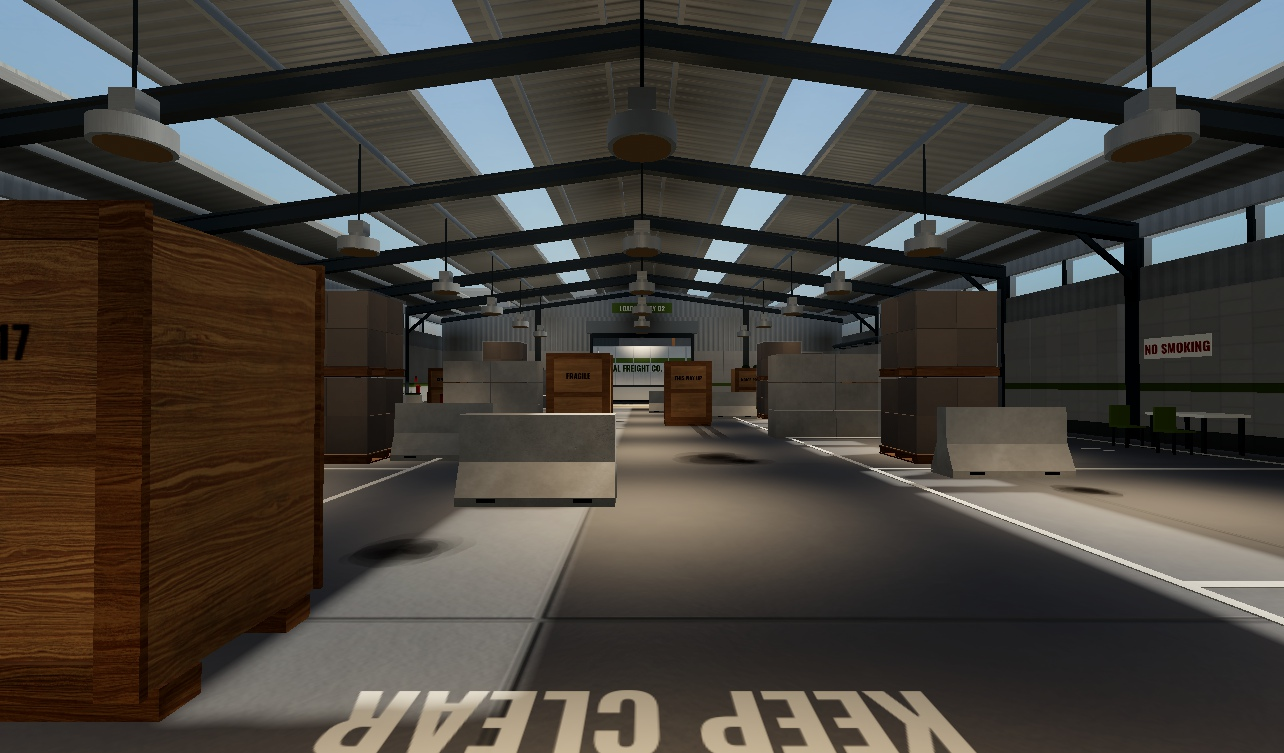
#> input picture captures/warehouse2/final/new_wh12_long_axis_to_north_door.png, 1284 x 753 px, found by its file name
$ python wh2_mood.py ../captures/warehouse2/final/new_wh12_long_axis_to_north_door.png
#> lines starting #> are read from the running program, lines starting #| are printed output that depends on the picture
"""Warehouse 2 mood numbers (grader 8): median luminance of the roof band, the side wall and the floor along the aisle in
wh12 (long axis), and the roof in wh16 (ceiling side). Usage: python tools/wh2_mood.py <dir> [<dir> ...]"""
import os, sys
from PIL import Image


def med(im, box):
    w, h = im.size
    c = im.crop((int(box[0] * w), int(box[1] * h), int(box[2] * w), int(box[3] * h)))
    px = sorted(c.tobytes())
    return px[len(px) // 2]


for d in sys.argv[1:]:
    a = Image.open(os.path.join(d, "new_wh12_long_axis_to_north_door.png")).convert("L")
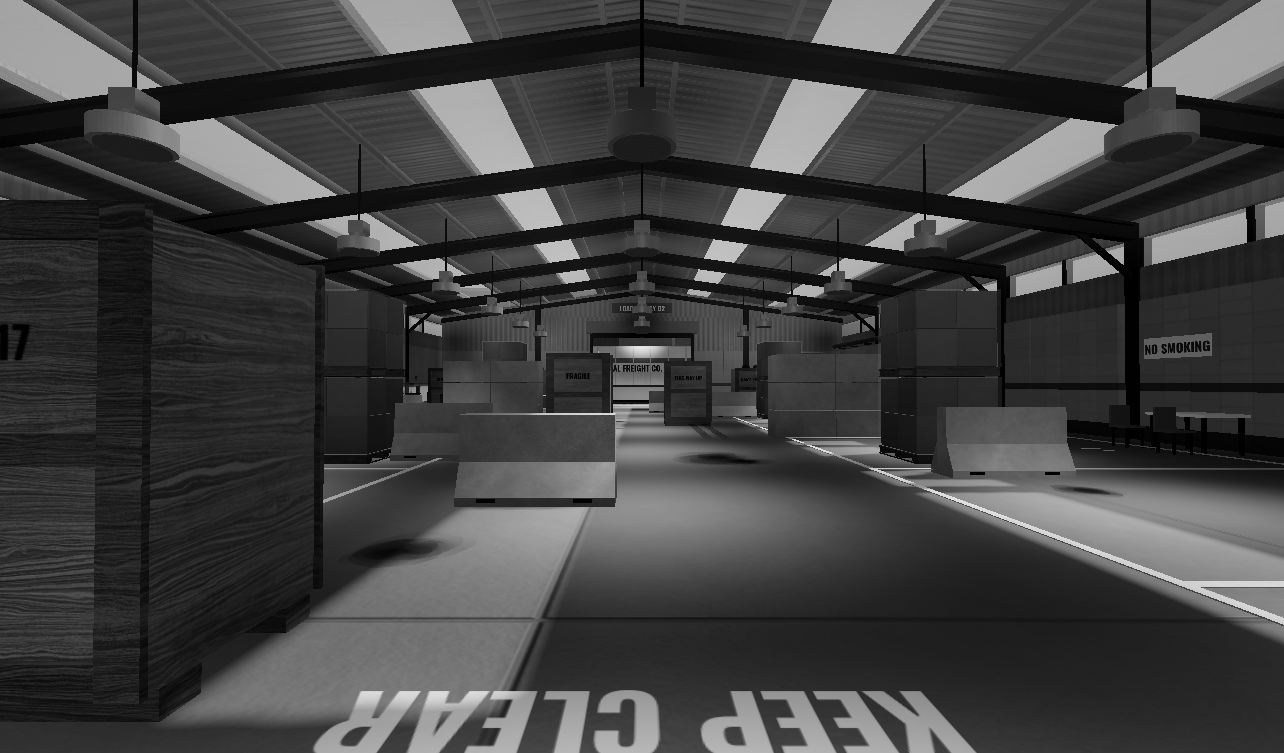
#> a: PIL image 1284x753 L; min 0, max 234, mean 64.7
    b = Image.open(os.path.join(d, "new_wh16_ceiling_side.png")).convert("L") if os.path.exists(os.path.join(d, "new_wh16_ceiling_side.png")) else None
    roof12 = med(a, (0.25, 0.08, 0.75, 0.25))
#> in med, `c = im.crop((int(box[0] * w), int(box[1] * h), int(box[2] * w), int(bo..`:
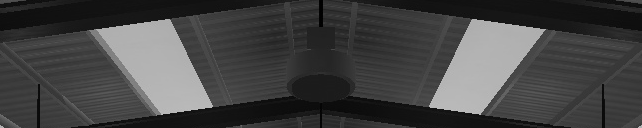
#> c: PIL image 642x128 L; min 0, max 191, mean 67.7
#> in med, `px = sorted(c.tobytes())`: px = 82176 items
#> roof12 = 59
    wall12 = med(a, (0.83, 0.30, 0.95, 0.50))
#> call 2 of med, with box = (0.83, 0.3, 0.95, 0.5)
#> in med (call 2), `c = im.crop((int(box[0] * w), int(box[1] * h), int(box[2] * w), int(bo..`:
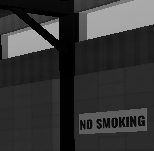
#> c: PIL image 154x151 L; min 0, max 175, mean 53.6
#> in med (call 2), `px = sorted(c.tobytes())`: px = 23254 items
#> wall12 = 42
    floor12 = med(a, (0.40, 0.62, 0.60, 0.80))
#> call 3 of med, with box = (0.4, 0.62, 0.6, 0.8)
#> in med (call 3), `c = im.crop((int(box[0] * w), int(box[1] * h), int(box[2] * w), int(bo..`:
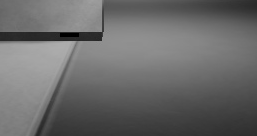
#> c: PIL image 257x136 L; min 0, max 173, mean 105.8
#> in med (call 3), `px = sorted(c.tobytes())`: px = 34952 items
#> floor12 = 110
    roof16 = med(b, (0.2, 0.1, 0.8, 0.45)) if b else -1
    print(f"{os.path.basename(d):14s} wh12 roof {roof12:3d}  wall {wall12:3d}  aisle floor {floor12:3d} | wh16 roof {roof16:3d}")
#| new_wh12_long_axis_to_north_door.png wh12 roof  59  wall  42  aisle floor 110 | wh16 roof  -1

$ run again, with captures/warehouse2/final/new_wh08_overshoulder_behind_L05.png copied over captures/warehouse2/final/new_wh12_long_axis_to_north_door.png
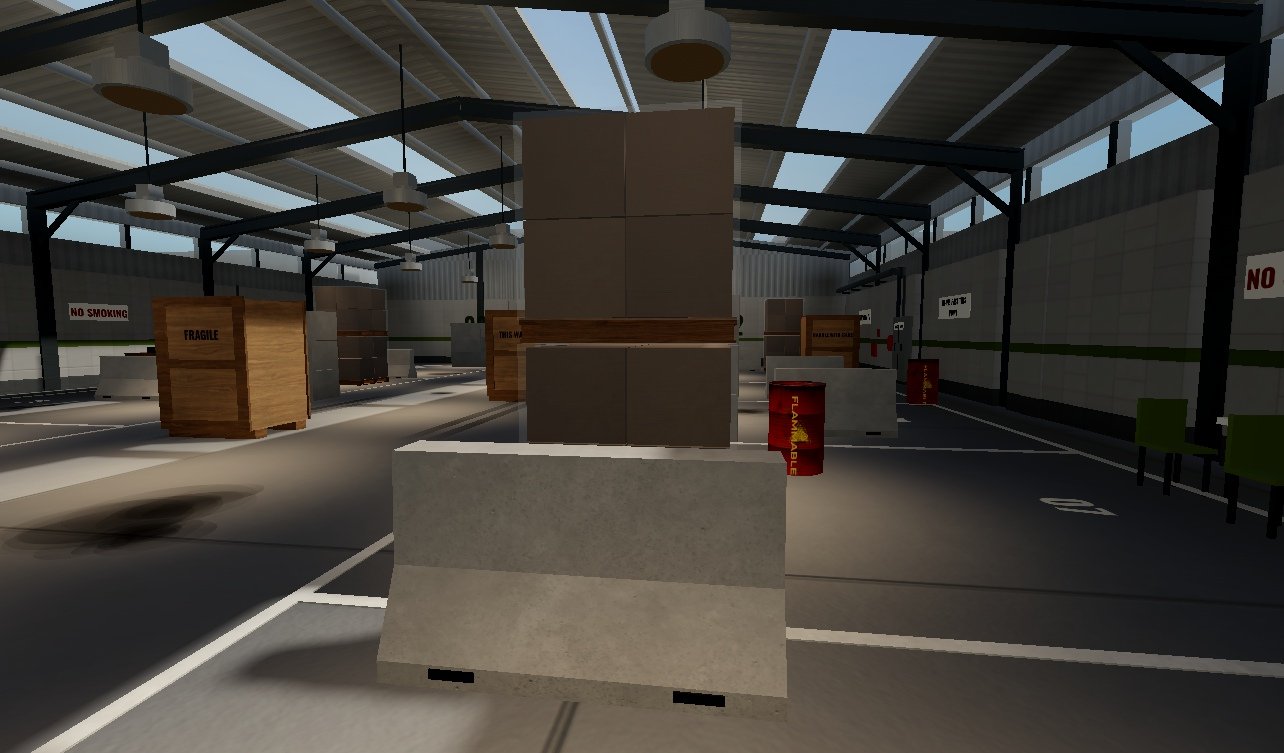
#> input picture captures/warehouse2/final/new_wh08_overshoulder_behind_L05.png, 1284 x 753 px, found by its file name
#> px = 82176 items
#> roof12 = 53
#> in med (call 2), `c = im.crop((int(box[0] * w), int(box[1] * h), int(box[2] * w), int(bo..`:
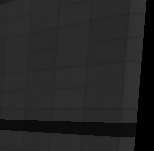
#> c: PIL image 154x151 L; min 0, max 58, mean 37.5
#> px = 23254 items
#> wall12 = 43
#> in med (call 3), `c = im.crop((int(box[0] * w), int(box[1] * h), int(box[2] * w), int(bo..`:
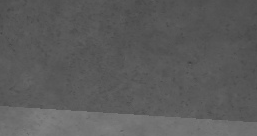
#> c: PIL image 257x136 L; min 63, max 129, mean 91.6
#> px = 34952 items
#> floor12 = 88
#| new_wh12_long_axis_to_north_door.png wh12 roof  53  wall  43  aisle floor  88 | wh16 roof  -1

$ run again, with captures/warehouse2/final/new_wh11_upshot_centre.png copied over captures/warehouse2/final/new_wh12_long_axis_to_north_door.png
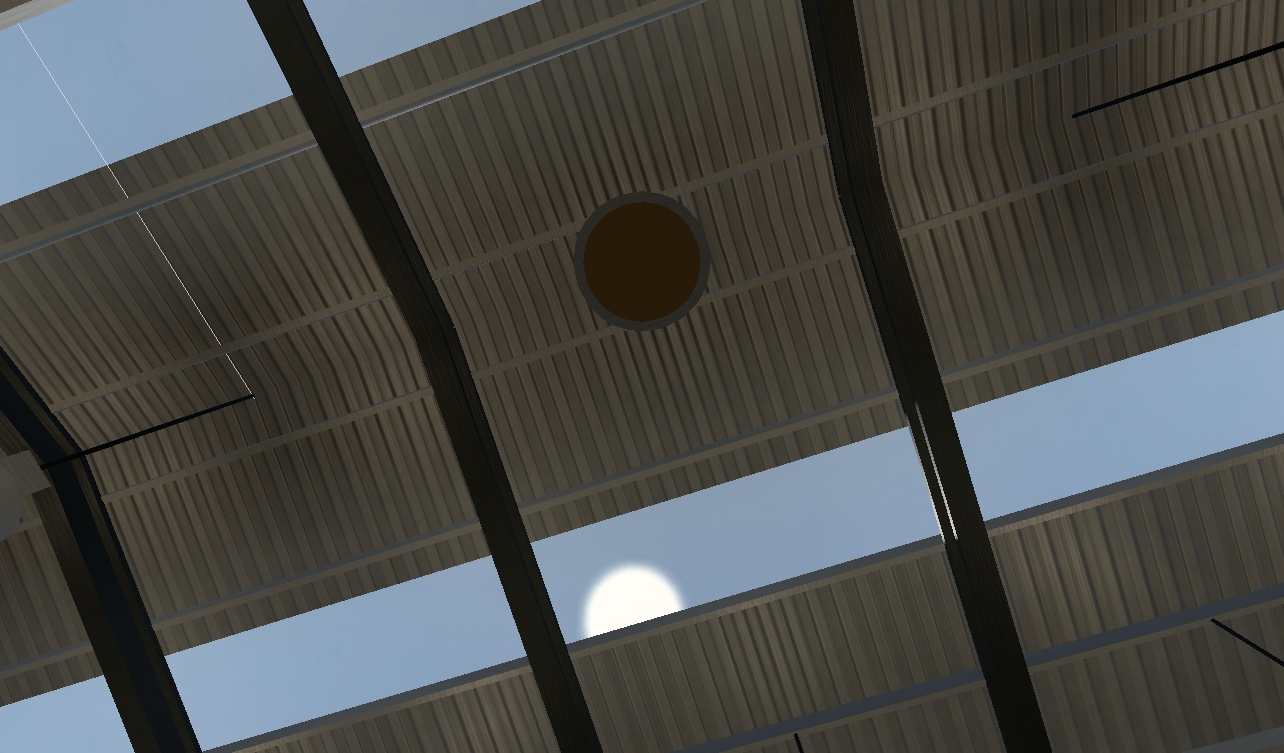
#> input picture captures/warehouse2/final/new_wh11_upshot_centre.png, 1284 x 753 px, found by its file name
#> px = 82176 items
#> roof12 = 62
#> in med (call 2), `c = im.crop((int(box[0] * w), int(box[1] * h), int(box[2] * w), int(bo..`:
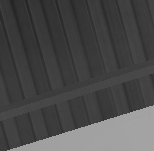
#> c: PIL image 154x151 L; min 35, max 167, mean 74
#> px = 23254 items
#> wall12 = 60
#> in med (call 3), `c = im.crop((int(box[0] * w), int(box[1] * h), int(box[2] * w), int(bo..`:
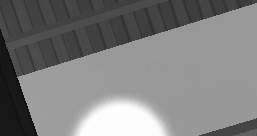
#> c: PIL image 257x136 L; min 14, max 254, mean 125.8
#> px = 34952 items
#> floor12 = 152
#| new_wh12_long_axis_to_north_door.png wh12 roof  62  wall  60  aisle floor 152 | wh16 roof  -1
